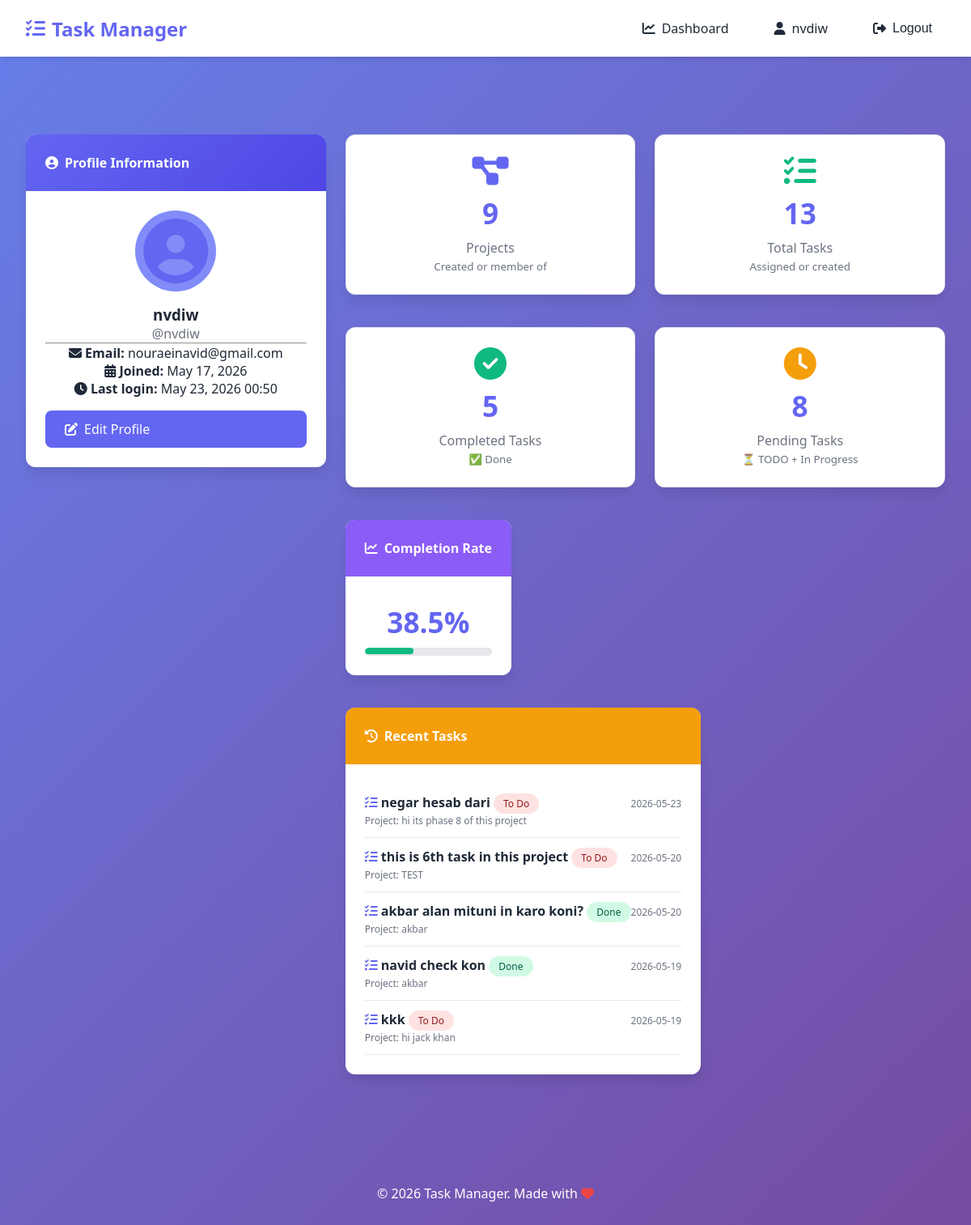
Before: /accounts/profile/1/ (signed in) with the older database file.
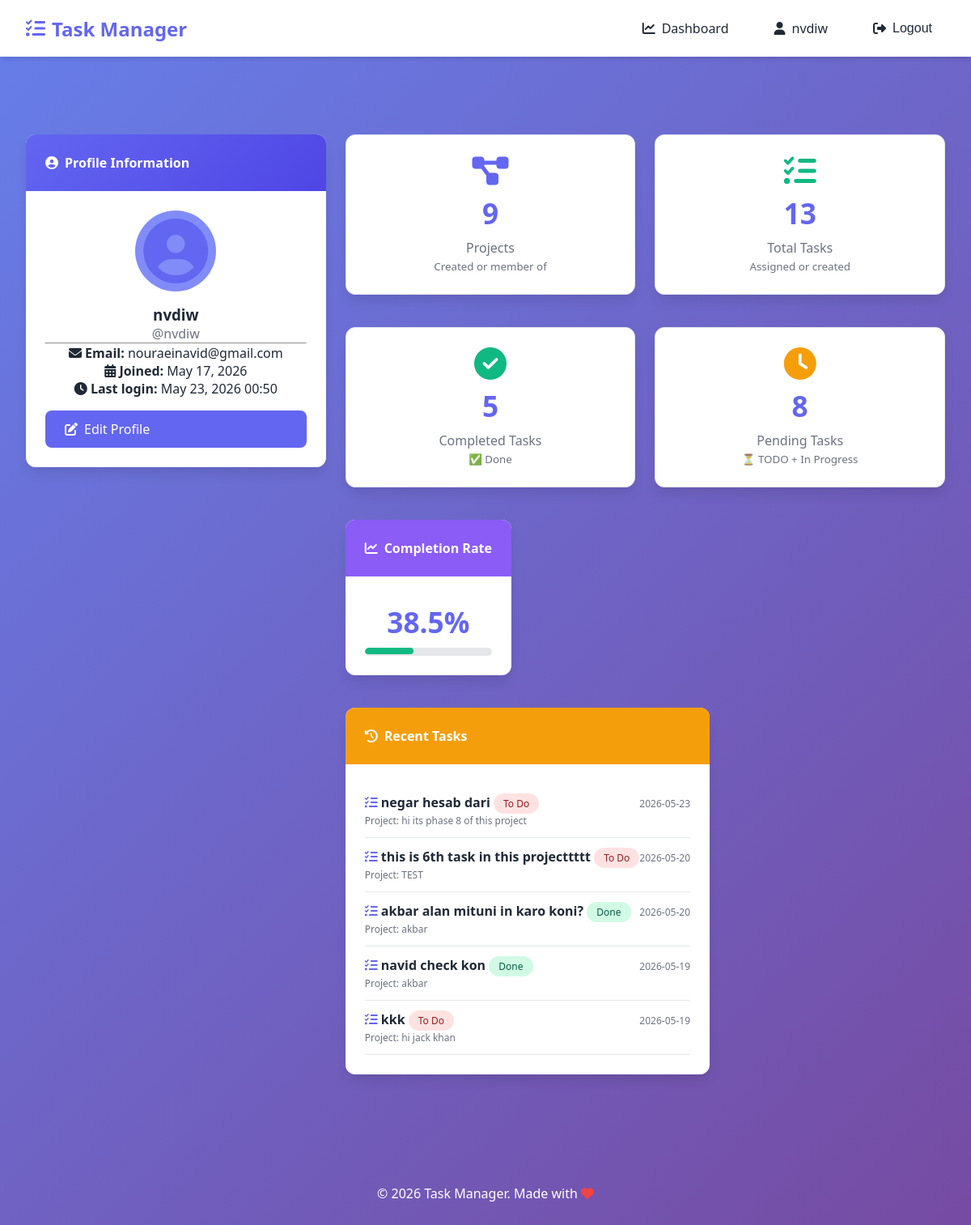
After: the same page with the newer database file.
### tasks/models.py (models this page shows, shortened)
class Task(models.Model):
    class Status(models.TextChoices):
        TODO = 'TODO', 'To Do'
        IN_PROGRESS = 'IN_PROGRESS', 'In Progress'
        DONE = 'DONE', 'Done'
    class Priority(models.TextChoices):
        LOW = 'LOW', 'Low'
        MEDIUM = 'MEDIUM', 'Medium'
        HIGH = 'HIGH', 'High'
        URGENT = 'URGENT', 'Urgent'
    title = models.CharField(max_length=200, verbose_name="Task Title")
    description = models.TextField(verbose_name="Description", blank=True)
    project = models.ForeignKey(
        Project,
        on_delete=models.CASCADE,
        related_name='tasks',
        verbose_name="Related Project"
    )
    assigned_to = models.ForeignKey(
        User,
        on_delete=models.SET_NULL,
        null=True,
        blank=True,
        related_name='assigned_tasks',
        verbose_name="Assigned To"
    )
    created_by = models.ForeignKey(
        User,
        on_delete=models.CASCADE,
        related_name='created_tasks',
        verbose_name="Created By"
    )
    status = models.CharField(
        max_length=20,
        choices=Status.choices,
        default=Status.TODO,
        verbose_name="Status"
    )
    priority = models.CharField(
        max_length=20,
        choices=Priority.choices,
        default=Priority.MEDIUM,
        verbose_name="Priority"
    )
    deadline = models.DateTimeField(
        null=True,
        blank=True,
        verbose_name="Deadline"
    )
    created_at = models.DateTimeField(auto_now_add=True, verbose_name="Created At")
    updated_at = models.DateTimeField(auto_now=True, verbose_name="Last Updated")
    class Meta:
        verbose_name = "Task"
        verbose_name_plural = "Tasks"
        ordering = ['-priority', 'deadline']

class Project(models.Model):
    title = models.CharField(max_length=200, verbose_name="Project Title")
    description = models.TextField(verbose_name="Description", blank=True)
    created_by = models.ForeignKey(
        User,
        on_delete=models.CASCADE,
        related_name='projects_created',
        verbose_name="Created By"
    )
    members = models.ManyToManyField(
        User,
        related_name='projects',
        blank=True,
        verbose_name="Team Members"
    )
    created_at = models.DateTimeField(auto_now_add=True, verbose_name="Created At")
    updated_at = models.DateTimeField(auto_now=True, verbose_name="Last Updated")
    class Meta:
        verbose_name = "Project"
        verbose_name_plural = "Projects"
        ordering = ['-created_at']

### accounts/views.py (the view)
# urls.py: path('profile/<int:user_id>/', views.profile_view, name='profile'),
@login_required
def profile_view(request, user_id):
    user = get_object_or_404(User, id=user_id)
    user_projects = Project.objects.filter(
        Q(members=user) | Q(created_by=user)
    ).distinct()
    user_projects_count = user_projects.count()
    user_tasks = Task.objects.filter(
        Q(assigned_to=user) | Q(created_by=user)
    ).distinct()
    user_total_tasks = user_tasks.count()
    user_completed_tasks = user_tasks.filter(status=Task.Status.DONE).count()
    user_pending_tasks = user_total_tasks - user_completed_tasks
    if user_total_tasks > 0:
        user_completion_rate = round((user_completed_tasks / user_total_tasks * 100), 1)
    else:
        user_completion_rate = 0
    recent_tasks = user_tasks.order_by('-created_at')[:5]
    context = {
        'profile_user': user,
        'user_projects_count': user_projects_count,
        'user_total_tasks': user_total_tasks,
        'user_completed_tasks': user_completed_tasks,
        'user_pending_tasks': user_pending_tasks,
        'user_completion_rate': user_completion_rate,
        'recent_tasks': recent_tasks,
    }
    return render(request, 'accounts/profile.html', context)

### templates/accounts/profile.html (shortened to what the changed rows need)
{% extends 'base.html' %}
{% load static %}
{% block content %}
<div class="row">
    <div class="col-md-8">
        <div class="row mt-3">
            <div class="col-md-12">
                <div class="card">
                    <div class="card-body">
                        {% if recent_tasks %}
                            {% for task in recent_tasks %}
                                <div class="recent-task-item" style="padding: 0.75rem 0; border-bottom: 1px solid #e5e7eb;">
                                    <div class="d-flex justify-content-between align-items-center">
                                        <div>
                                            <i class="fas fa-tasks" style="color: #6366f1;"></i>
                                            <strong>{{ task.title }}</strong>
                                            <span class="badge status-{{ task.status|lower }}">{{ task.get_status_display }}</span>
                                        </div>
                                        <div class="text-muted small">{{ task.created_at|date:"Y-m-d" }}</div>
                                    </div>
                                    <div class="text-muted small mt-1">
                                        Project: {{ task.project.title }}
                                    </div>
                                </div>
                            {% endfor %}
                        {% else %}
                            <p class="text-muted text-center">No tasks yet</p>
                        {% endif %}
                    </div>
                </div>
            </div>
        </div>
    </div>
</div>
{% endblock %}

Changed rows visible on the page:
changed Task "TEST": title "this is 6th task in this project" → "this is 6th task in this projecttttt"
